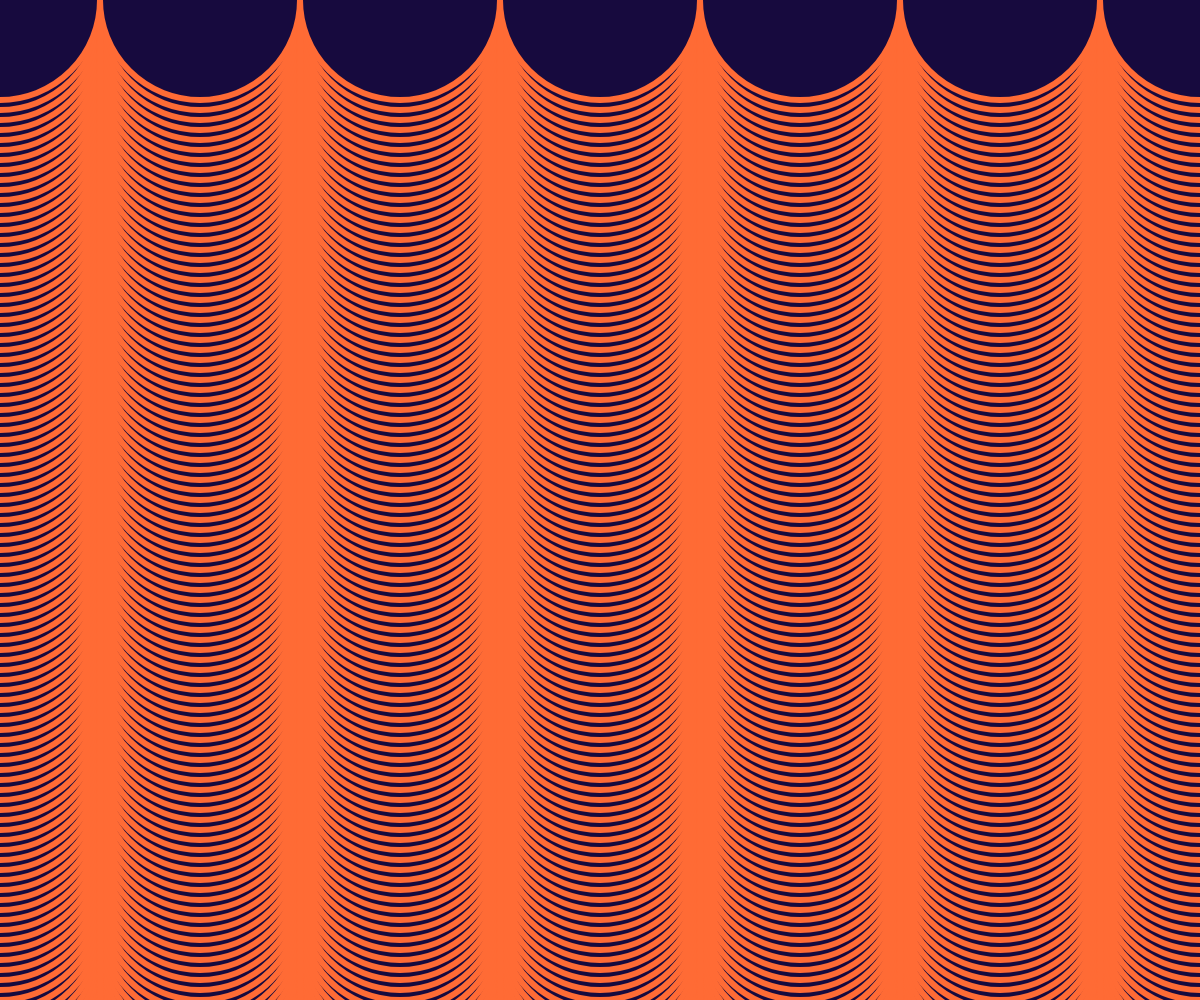
Frame 1 (no input)
Frame 60 (no input): identical to frame 1, image omitted
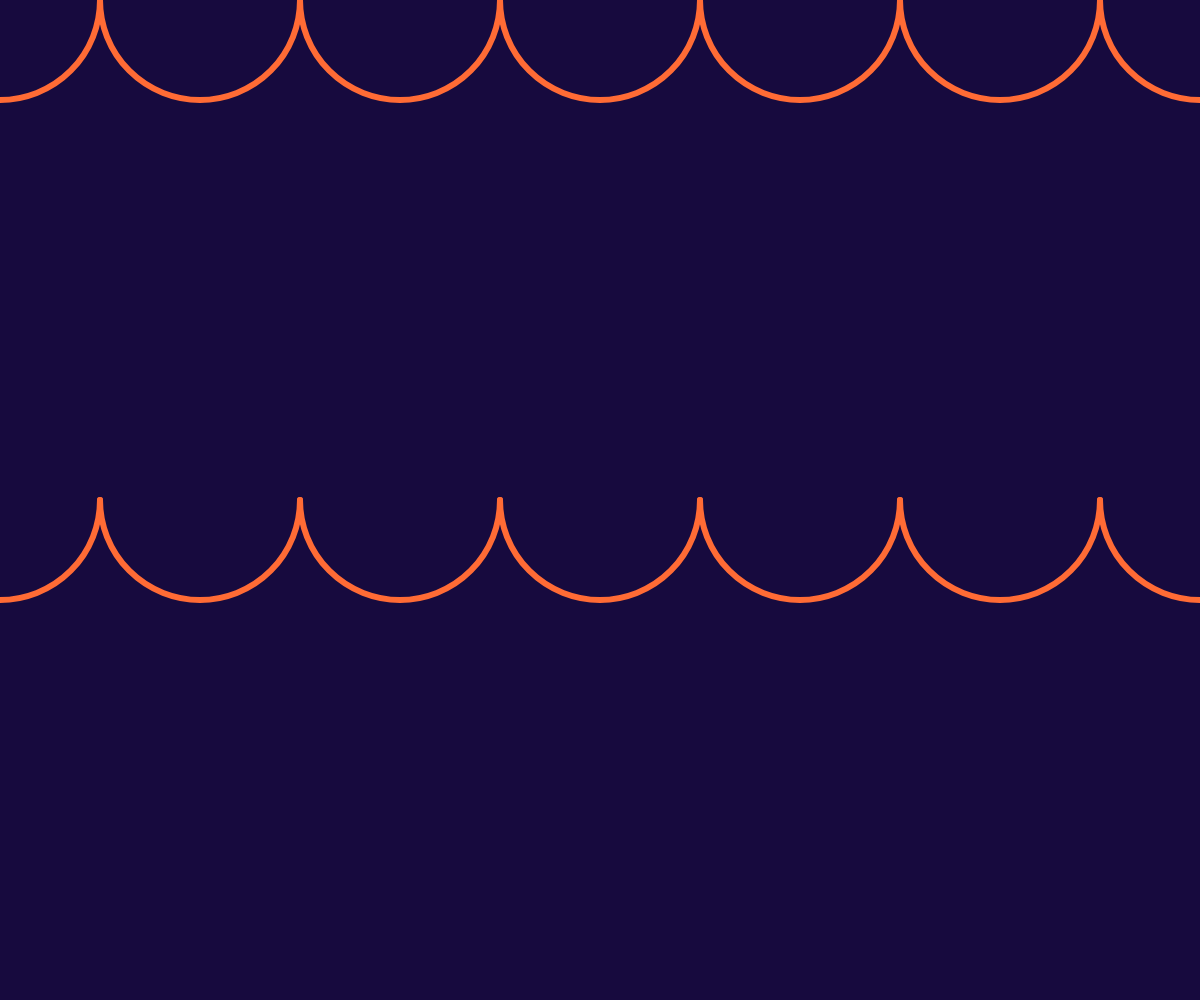
Frame 120 (the mouse pressed at the canvas centre since frame 60)

The p5.js sketch that drew these frames (run headless with seeded random() and noise() and a simulated clock; from frame 60 on, the mouse is pressed at the canvas centre):

// p5.js sketch
// ── sketch.js

//genera columnas fijas de arcos , cambia la distancia de arco a arco con la posicion del cursor

let yStep=10;

let arcSize=200;
function setup() {
  const canv =  createCanvas(windowWidth, windowHeight);
  canv.style('display', 'block');
}

function draw() {
  //background(236);

  background(23,10,62);
  strokeWeight(6);
  //stroke(2);
  stroke(259,107,53);
  noFill();
  //let arcL = map(mouseX, 0, windowWidth, 0, TWO_PI)
  contsrainedMouseX=constrain(mouseX, 10, windowWidth)
  contsrainedMouseY=constrain(mouseY, 10, windowHeight)

  //arcSize=contsrainedMouseX;
  yStep=contsrainedMouseY
    //stroke(253,0,0)
  for (let x = 0; x < windowWidth + arcSize; x+=arcSize) {
    //stroke(59,232,32);
    for (let y = 0; y < windowHeight; y+=yStep) {
      arc(x, y, arcSize, arcSize, 0, PI) ;
    }
  }
}

function windowResized() {
  resizeCanvas(windowWidth, windowHeight);
}
